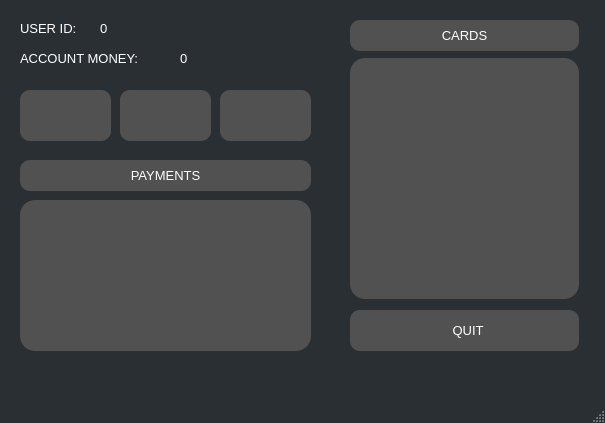
<?xml version="1.0" encoding="UTF-8"?>
<ui version="4.0">
 <class>MainWindow</class>
 <widget class="QMainWindow" name="MainWindow">
  <property name="geometry">
   <rect>
    <x>0</x>
    <y>0</y>
    <width>605</width>
    <height>423</height>
   </rect>
  </property>
  <property name="palette">
   <palette>
    <active>
     <colorrole role="Base">
      <brush brushstyle="SolidPattern">
       <color alpha="255">
        <red>51</red>
        <green>51</green>
        <blue>51</blue>
       </color>
      </brush>
     </colorrole>
     <colorrole role="Window">
      <brush brushstyle="SolidPattern">
       <color alpha="255">
        <red>42</red>
        <green>47</green>
        <blue>51</blue>
       </color>
      </brush>
     </colorrole>
    </active>
    <inactive>
     <colorrole role="Base">
      <brush brushstyle="SolidPattern">
       <color alpha="255">
        <red>51</red>
        <green>51</green>
        <blue>51</blue>
       </color>
      </brush>
     </colorrole>
     <colorrole role="Window">
      <brush brushstyle="SolidPattern">
       <color alpha="255">
        <red>42</red>
        <green>47</green>
        <blue>51</blue>
       </color>
      </brush>
     </colorrole>
    </inactive>
    <disabled>
     <colorrole role="Base">
      <brush brushstyle="SolidPattern">
       <color alpha="255">
        <red>42</red>
        <green>47</green>
        <blue>51</blue>
       </color>
      </brush>
     </colorrole>
     <colorrole role="Window">
      <brush brushstyle="SolidPattern">
       <color alpha="255">
        <red>42</red>
        <green>47</green>
        <blue>51</blue>
       </color>
      </brush>
     </colorrole>
    </disabled>
   </palette>
  </property>
  <property name="windowTitle">
   <string>Online bank system</string>
  </property>
  <property name="windowIcon">
   <iconset resource="../resourses.qrc">
    <normaloff>:/icons/Resourses/title_icon.png</normaloff>:/icons/Resourses/title_icon.png</iconset>
  </property>
  <property name="styleSheet">
   <string notr="true">QMainWindow {
    border-style: none;
    border-radius: 15px;
}</string>
  </property>
  <property name="inputMethodHints">
   <set>Qt::ImhNone</set>
  </property>
  <widget class="QWidget" name="centralWidget">
   <widget class="QPushButton" name="makeTransactionButton">
    <property name="geometry">
     <rect>
      <x>20</x>
      <y>90</y>
      <width>91</width>
      <height>51</height>
     </rect>
    </property>
    <property name="toolTip">
     <string>Make a transaction</string>
    </property>
    <property name="styleSheet">
     <string notr="true">QPushButton {
    background-color: rgb(81, 81, 81);
    color: white;
    border-style: none;
    border-radius: 10px;
}

QPushButton:hover {
     background-color: rgb(120, 120, 120);     
}

QPushButton:pressed {
     background-color: rgb(150, 150, 150);     
}</string>
    </property>
    <property name="text">
     <string/>
    </property>
    <property name="icon">
     <iconset resource="../resourses.qrc">
      <normaloff>:/icons/Resourses/transaction.ico</normaloff>:/icons/Resourses/transaction.ico</iconset>
    </property>
    <property name="iconSize">
     <size>
      <width>45</width>
      <height>45</height>
     </size>
    </property>
   </widget>
   <widget class="QLabel" name="label_2">
    <property name="geometry">
     <rect>
      <x>20</x>
      <y>20</y>
      <width>80</width>
      <height>16</height>
     </rect>
    </property>
    <property name="font">
     <font>
      <pointsize>10</pointsize>
     </font>
    </property>
    <property name="styleSheet">
     <string notr="true">QLabel {
    color: white;
}</string>
    </property>
    <property name="text">
     <string>USER ID:</string>
    </property>
   </widget>
   <widget class="QLabel" name="label_3">
    <property name="geometry">
     <rect>
      <x>100</x>
      <y>20</y>
      <width>121</width>
      <height>16</height>
     </rect>
    </property>
    <property name="font">
     <font>
      <pointsize>10</pointsize>
     </font>
    </property>
    <property name="styleSheet">
     <string notr="true">QLabel {
    color: white;
}</string>
    </property>
    <property name="text">
     <string>0</string>
    </property>
   </widget>
   <widget class="QLabel" name="label_4">
    <property name="geometry">
     <rect>
      <x>20</x>
      <y>50</y>
      <width>151</width>
      <height>16</height>
     </rect>
    </property>
    <property name="font">
     <font>
      <pointsize>10</pointsize>
     </font>
    </property>
    <property name="styleSheet">
     <string notr="true">QLabel {
    color: white;
}</string>
    </property>
    <property name="text">
     <string>ACCOUNT MONEY:</string>
    </property>
   </widget>
   <widget class="QLabel" name="label_5">
    <property name="geometry">
     <rect>
      <x>180</x>
      <y>50</y>
      <width>121</width>
      <height>16</height>
     </rect>
    </property>
    <property name="font">
     <font>
      <pointsize>10</pointsize>
     </font>
    </property>
    <property name="styleSheet">
     <string notr="true">QLabel {
    color: white;
}</string>
    </property>
    <property name="text">
     <string>0</string>
    </property>
   </widget>
   <widget class="QPushButton" name="cardsButton">
    <property name="geometry">
     <rect>
      <x>350</x>
      <y>20</y>
      <width>229</width>
      <height>31</height>
     </rect>
    </property>
    <property name="font">
     <font>
      <pointsize>10</pointsize>
     </font>
    </property>
    <property name="styleSheet">
     <string notr="true">QPushButton {
    background-color: rgb(81, 81, 81);
    color: white;
    border-style: none;
    border-radius: 10px;
}</string>
    </property>
    <property name="text">
     <string>CARDS</string>
    </property>
   </widget>
   <widget class="QListWidget" name="cardsView">
    <property name="geometry">
     <rect>
      <x>350</x>
      <y>58</y>
      <width>229</width>
      <height>241</height>
     </rect>
    </property>
    <property name="styleSheet">
     <string notr="true">QListWidget {
    background-color: rgb(81, 81, 81);
    color: white;
    border-style: none;
    border-radius: 15px;
}</string>
    </property>
   </widget>
   <widget class="QPushButton" name="quitButton">
    <property name="geometry">
     <rect>
      <x>350</x>
      <y>310</y>
      <width>229</width>
      <height>41</height>
     </rect>
    </property>
    <property name="font">
     <font>
      <pointsize>10</pointsize>
     </font>
    </property>
    <property name="styleSheet">
     <string notr="true">QPushButton {
    background-color: rgb(81, 81, 81);
    color: white;
    border-style: none;
    border-radius: 10px;
}

QPushButton:hover {
     background-color: rgb(120, 120, 120);     
}

QPushButton:pressed {
     background-color: rgb(150, 150, 150);     
}</string>
    </property>
    <property name="text">
     <string>  QUIT</string>
    </property>
    <property name="icon">
     <iconset resource="../resourses.qrc">
      <normaloff>:/icons/Resourses/quit_icon.ico</normaloff>:/icons/Resourses/quit_icon.ico</iconset>
    </property>
    <property name="iconSize">
     <size>
      <width>35</width>
      <height>35</height>
     </size>
    </property>
   </widget>
   <widget class="QListWidget" name="paymentsView">
    <property name="geometry">
     <rect>
      <x>20</x>
      <y>200</y>
      <width>291</width>
      <height>151</height>
     </rect>
    </property>
    <property name="styleSheet">
     <string notr="true">QListWidget {
    background-color: rgb(81, 81, 81);
    color: white;
    border-style: none;
    border-radius: 15px;
}</string>
    </property>
   </widget>
   <widget class="QPushButton" name="paymentsButton">
    <property name="geometry">
     <rect>
      <x>20</x>
      <y>160</y>
      <width>291</width>
      <height>31</height>
     </rect>
    </property>
    <property name="font">
     <font>
      <pointsize>10</pointsize>
     </font>
    </property>
    <property name="styleSheet">
     <string notr="true">QPushButton {
    background-color: rgb(81, 81, 81);
    color: white;
    border-style: none;
    border-radius: 10px;
}</string>
    </property>
    <property name="text">
     <string>PAYMENTS</string>
    </property>
   </widget>
   <widget class="QPushButton" name="refreshButton">
    <property name="geometry">
     <rect>
      <x>120</x>
      <y>90</y>
      <width>91</width>
      <height>51</height>
     </rect>
    </property>
    <property name="toolTip">
     <string>Refresh (manually)</string>
    </property>
    <property name="styleSheet">
     <string notr="true">QPushButton {
    background-color: rgb(81, 81, 81);
    color: white;
    border-style: none;
    border-radius: 10px;
}

QPushButton:hover {
     background-color: rgb(120, 120, 120);     
}

QPushButton:pressed {
     background-color: rgb(150, 150, 150);     
}</string>
    </property>
    <property name="text">
     <string/>
    </property>
    <property name="icon">
     <iconset resource="../resourses.qrc">
      <normaloff>:/icons/Resourses/refresh_icon.png</normaloff>:/icons/Resourses/refresh_icon.png</iconset>
    </property>
    <property name="iconSize">
     <size>
      <width>40</width>
      <height>40</height>
     </size>
    </property>
   </widget>
   <widget class="QPushButton" name="settingsButton">
    <property name="geometry">
     <rect>
      <x>220</x>
      <y>90</y>
      <width>91</width>
      <height>51</height>
     </rect>
    </property>
    <property name="toolTip">
     <string>Settings</string>
    </property>
    <property name="styleSheet">
     <string notr="true">QPushButton {
    background-color: rgb(81, 81, 81);
    color: white;
    border-style: none;
    border-radius: 10px;
}

QPushButton:hover {
     background-color: rgb(120, 120, 120);     
}

QPushButton:pressed {
     background-color: rgb(150, 150, 150);     
}</string>
    </property>
    <property name="text">
     <string/>
    </property>
    <property name="icon">
     <iconset resource="../resourses.qrc">
      <normaloff>:/icons/Resourses/setting_icon.png</normaloff>:/icons/Resourses/setting_icon.png</iconset>
    </property>
    <property name="iconSize">
     <size>
      <width>40</width>
      <height>40</height>
     </size>
    </property>
   </widget>
  </widget>
  <widget class="QStatusBar" name="statusBar"/>
 </widget>
 <layoutdefault spacing="6" margin="11"/>
 <resources>
  <include location="../resourses.qrc"/>
 </resources>
 <connections/>
 <slots>
  <signal>buttonCh()</signal>
  <signal>callForAccMoney()</signal>
  <slot>testStuff()</slot>
  <slot>requestForAccMoney()</slot>
  <slot>requestForCards()</slot>
  <slot>requestForPayments()</slot>
 </slots>
</ui>
